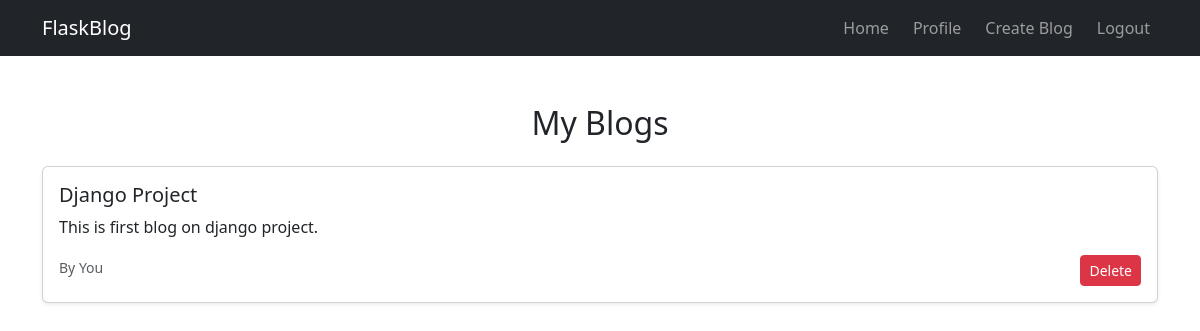
The page /my_blogs (signed in) on the database as committed earlier.
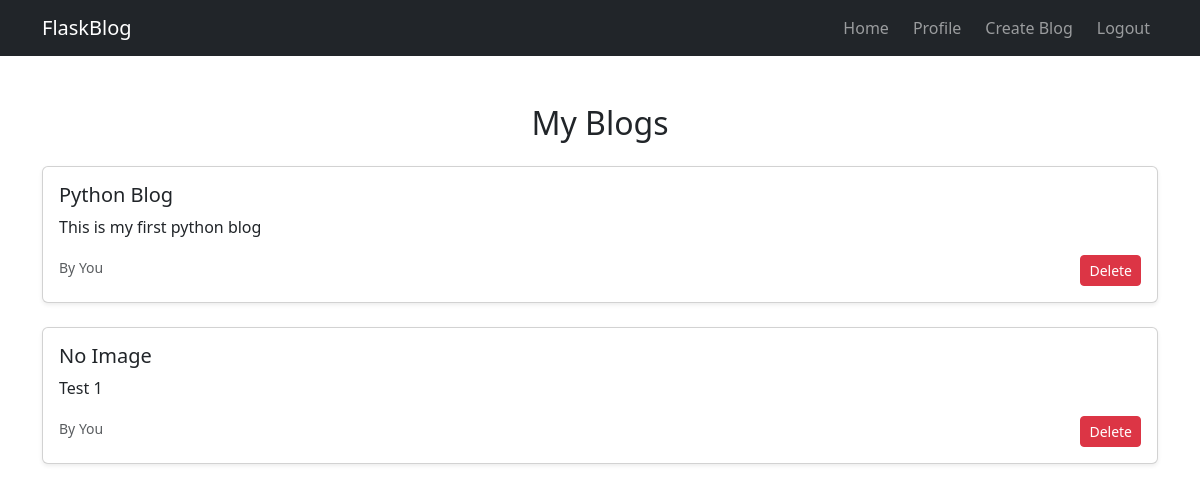
The same page on the database as committed later.
### tables this page shows
CREATE TABLE blogs (
                        id INTEGER PRIMARY KEY AUTOINCREMENT,
                        title TEXT NOT NULL,
                        content TEXT NOT NULL,
                        author TEXT NOT NULL,
                        email TEXT NOT NULL,
                        image BLOB
                        );

### app.py (the view)
@app.route("/my_blogs")
def my_blogs():
    if "email" not in session:
        return redirect("/login")
    db = get_db()
    user_blogs = db.execute(
        "SELECT * FROM blogs WHERE author = ?", (session["name"],)
    ).fetchall()
    return render_template("user_blog.html", blogs=user_blogs)

### app.py (called while the page is built)
def get_db():
    if "db" not in g:
        g.db = sqlite3.connect(DATABASE)
        g.db.row_factory = sqlite3.Row  # Return results as dictionaries
    return g.db

### templates/user_blog.html (shortened to what this page needs)
<!DOCTYPE html>
<html lang="en">
<head>
    <link href="https://cdn.jsdelivr.net/npm/bootstrap@5.3.3/dist/css/bootstrap.min.css" rel="stylesheet">
</head>
<body>
    <nav class="navbar navbar-expand-lg navbar-dark bg-dark">
        <div class="container">
            <a class="navbar-brand" href="/homepage">FlaskBlog</a>
            <div class="collapse navbar-collapse justify-content-end" id="navbarNav">
                <ul class="navbar-nav">
                    <li class="nav-item">
                        <a class="nav-link btn btn-dark mx-2" href="/homepage">Home</a>
                    </li>
                    <li class="nav-item">
                        <a class="nav-link btn btn-dark " href="/dashboard">Profile</a>
                    </li>
                    <li class="nav-item">
                        <a class="nav-link btn btn-dark mx-2" href="/create_blog">Create Blog</a>
                    </li>
                    <li class="nav-item">
                        <a class="nav-link btn btn-danger " href="/logout">Logout</a>
                    </li>
                </ul>
            </div>
        </div>
    </nav>
    <div class="container mt-5">
        <h2 class="text-center mb-4">My Blogs</h2>
        {% if blogs %}
        {% for blog in blogs %}
        <div class="card mb-4 shadow-sm">
            <div class="card-body">
                <h5 class="card-title">{{ blog.title }}</h5>
                <p class="card-text">{{ blog.content }}</p>
                <small class="text-muted">By You</small>
                <form action="/delete_blog/{{ blog.id }}" method="POST" class="d-inline">
                    <button type="submit" class="btn btn-danger btn-sm float-end">Delete</button>
                </form>
            </div>
        </div>
        {% endfor %}
        {% else %}
        <p class="text-center text-muted">You haven't written any blogs yet.</p>
        {% endif %}
    </div>
</body>
</html>

Rows that differ between the two databases and show on the page:
removed blogs: title "Django Project", content "This is first blog on django project."
now on this page (row edited): blogs: title "Python Blog", content "This is my first python blog"
added blogs: title "No Image", content "Test 1"
